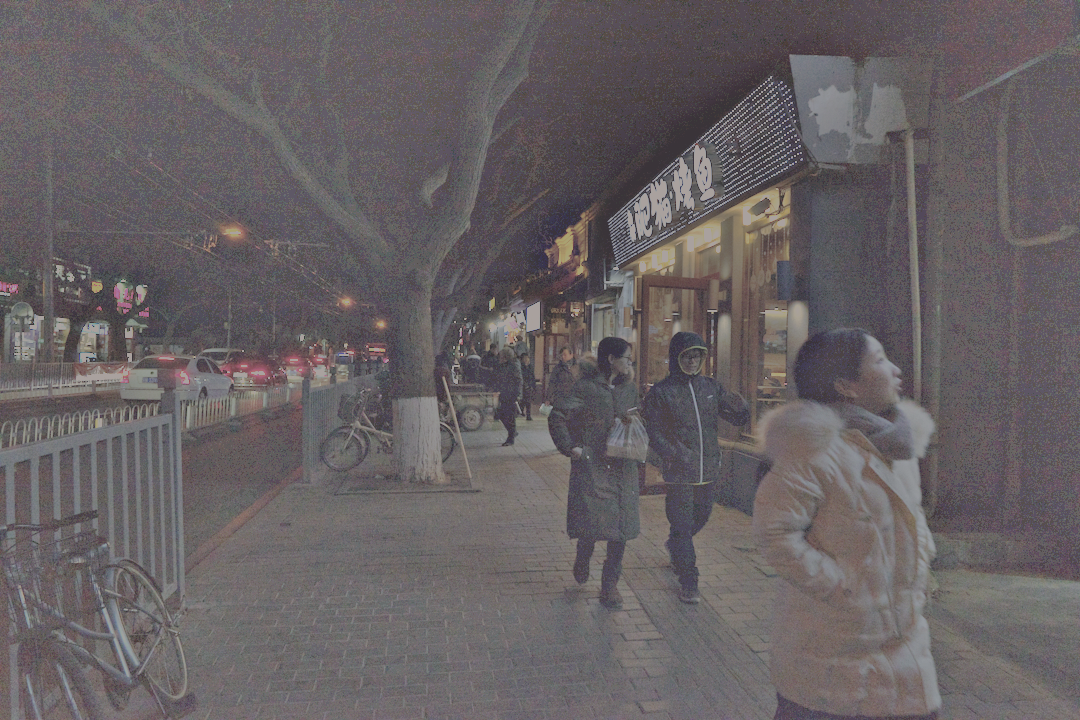
#> input picture Non_deep_learning_methods/MSRCR/MSRCR_retinex.png, 1080 x 720 px, given as the content of the folder ../../../dataset/LOLv1/low/, which was not available
$ python run.py
#> lines starting #> are read from the running program, lines starting #| are printed output that depends on the picture; pictures that were not available may be replaced by others from this repository, and a replacement may not be noted
### Non_deep_learning_methods/MSRCR/retinex.py
import numpy as np
import cv2

def singleScaleRetinex(img, sigma):

    retinex = np.log10(img) - np.log10(cv2.GaussianBlur(img, (0, 0), sigma))

    return retinex

def multiScaleRetinex(img, sigma_list):

    retinex = np.zeros_like(img)
    for sigma in sigma_list:
        retinex += singleScaleRetinex(img, sigma)

    retinex = retinex / len(sigma_list)

    return retinex

def colorRestoration(img, alpha, beta):

    img_sum = np.sum(img, axis=2, keepdims=True)

    color_restoration = beta * (np.log10(alpha * img) - np.log10(img_sum))

    return color_restoration

def simplestColorBalance(img, low_clip, high_clip):

    total = img.shape[0] * img.shape[1]
    for i in range(img.shape[2]):
        unique, counts = np.unique(img[:, :, i], return_counts=True)
        current = 0
        for u, c in zip(unique, counts):
            if float(current) / total < low_clip:
                low_val = u
            if float(current) / total < high_clip:
                high_val = u
            current += c

        img[:, :, i] = np.maximum(np.minimum(img[:, :, i], high_val), low_val)

    return img

def MSRCR(img, sigma_list, G, b, alpha, beta, low_clip, high_clip):

    img = np.float64(img) + 1.0

    img_retinex = multiScaleRetinex(img, sigma_list)

    img_color = colorRestoration(img, alpha, beta)
    img_msrcr = G * (img_retinex * img_color + b)

    for i in range(img_msrcr.shape[2]):
        img_msrcr[:, :, i] = (img_msrcr[:, :, i] - np.min(img_msrcr[:, :, i])) / \
                             (np.max(img_msrcr[:, :, i]) - np.min(img_msrcr[:, :, i])) * \
                             255

    img_msrcr = np.uint8(np.minimum(np.maximum(img_msrcr, 0), 255))
    img_msrcr = simplestColorBalance(img_msrcr, low_clip, high_clip)

    return img_msrcr

# [62 lines left out: functions automatedMSRCR, MSRCP, not called in this run]

### Non_deep_learning_methods/MSRCR/run.py
import os
import cv2
import retinex
from multiprocessing import Pool

config = {
            "sigma_list": [15, 80, 200],##多尺度高斯模糊sigma值
            "G" : 5.0,                  ##增益
            "b" : 25.0,                 ##偏差
            "alpha": 125.0,
            "beta" : 46.0,
            "low_clip"  : 0.01,
            "high_clip" : 0.99
        }

def MSRCR_Fun(param):
    data_path, dst_path = param

    img       = cv2.imread(data_path)
    img_msrcr = retinex.MSRCR(img,config['sigma_list'],config['G'],config['b'],config['alpha'],config['beta'],config['low_clip'],config['high_clip'])
    cv2.imwrite(dst_path,img_msrcr);

    # [5 lines of commented-out code are left out]

def MSRCR_pool(fps, dfps):
    pool = Pool(16)
    pool.map(MSRCR_Fun, zip(fps, dfps))
    pool.close()
    pool.join()

if __name__ == '__main__':

    data_dir = '../../../dataset/LOLv1/low/'
    dst_dir  = '../../../output/Non_deep_learning_methods_output/MSRCR/'

    files = os.listdir(data_dir)

    source_paths = []
    dst_paths    = []
    for file in files:
        source_paths.append(data_dir + file)
        dst_paths.append(dst_dir + file)

    MSRCR_pool(source_paths, dst_paths)
#> in MSRCR_Fun, img is the input picture: shape (720, 1080, 3); mean B, G, R 99.4, 97, 103
#> the loop in multiScaleRetinex, `for sigma in sigma_list:` made 3 passes
#> pass 1, in singleScaleRetinex, `retinex = np.log10(img) - np.log10(cv2.GaussianBlur(img, (0, 0), sigma))`:
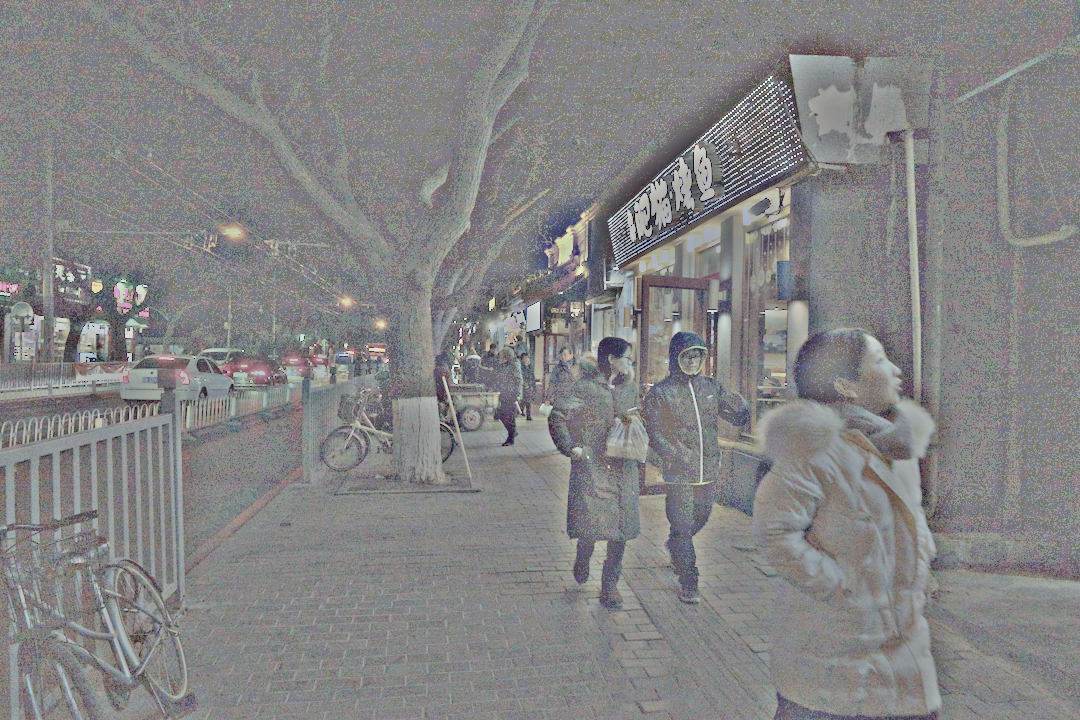
#> retinex: shape (720, 1080, 3) float64; mean of channels 0, 1, 2 -0.00448, -0.00574, -0.00464; drawn with min black and max white
#> pass 2, in singleScaleRetinex (call 2), `retinex = np.log10(img) - np.log10(cv2.GaussianBlur(img, (0, 0), sigma))`:
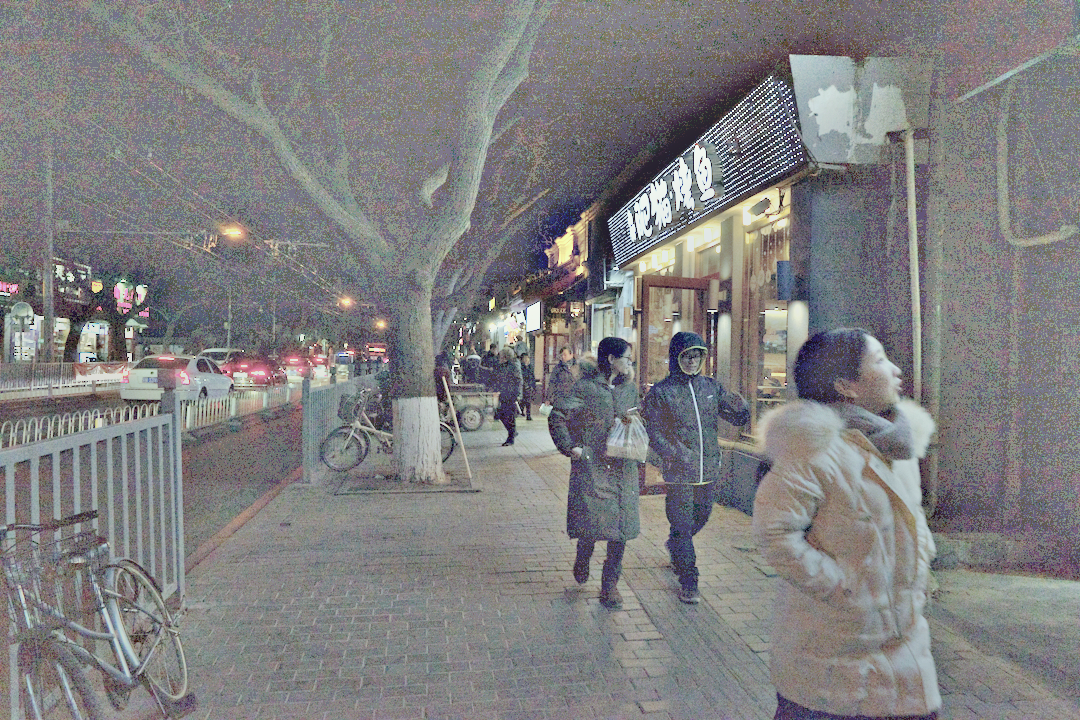
#> retinex: shape (720, 1080, 3) float64; mean of channels 0, 1, 2 -0.00581, -0.00773, -0.00635; drawn with min black and max white
#> pass 2, in multiScaleRetinex, `retinex += singleScaleRetinex(img, sigma)`:
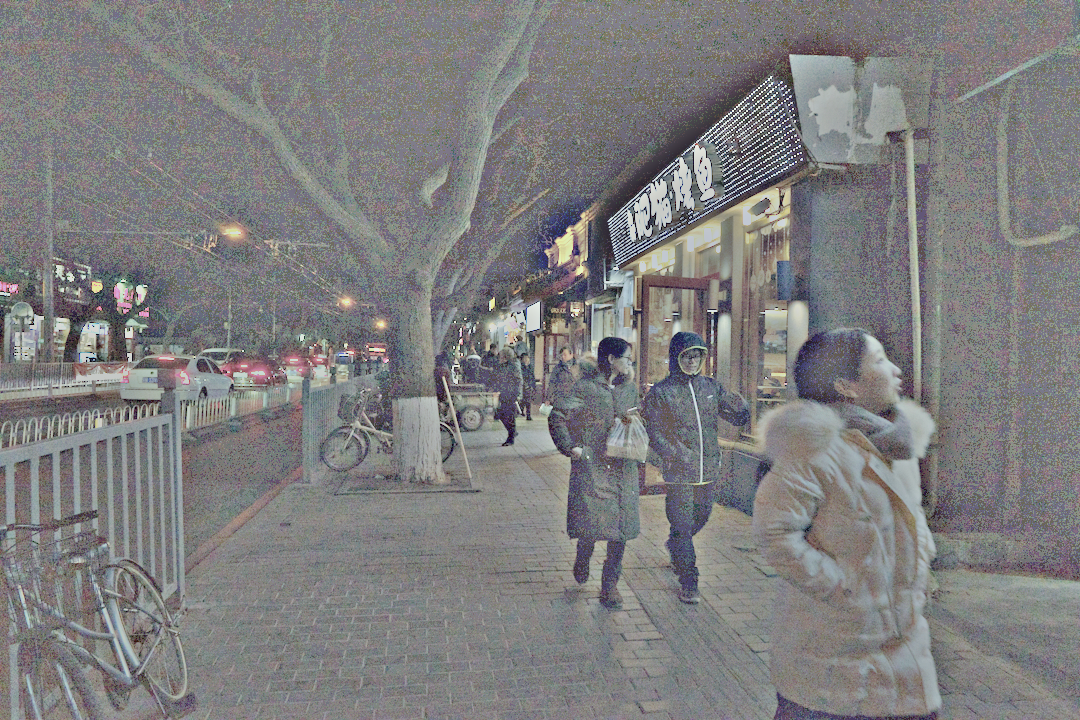
#> retinex: shape (720, 1080, 3) float64; mean of channels 0, 1, 2 -0.0103, -0.0135, -0.011; drawn with min black and max white
#> in colorRestoration, `img_sum = np.sum(img, axis=2, keepdims=True)`:
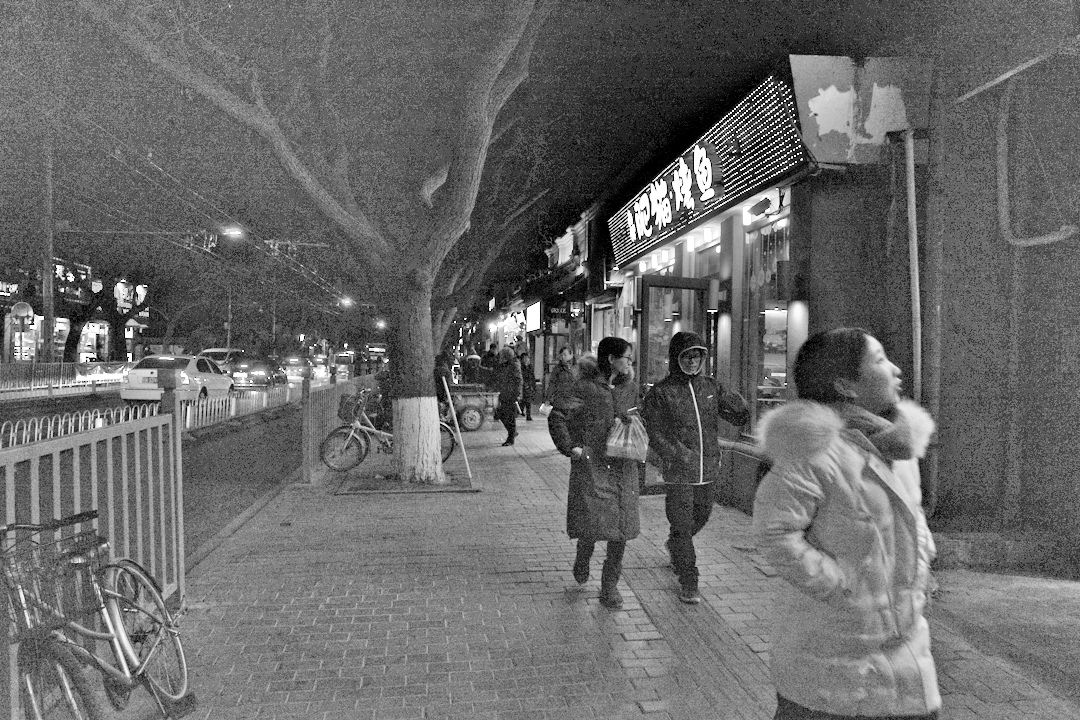
#> img_sum: shape (720, 1080, 1) float64; min 170, max 491, mean 302.4; drawn with min black and max white
#> in colorRestoration, `color_restoration = beta * (np.log10(alpha * img) - np.log10(img_sum))`:
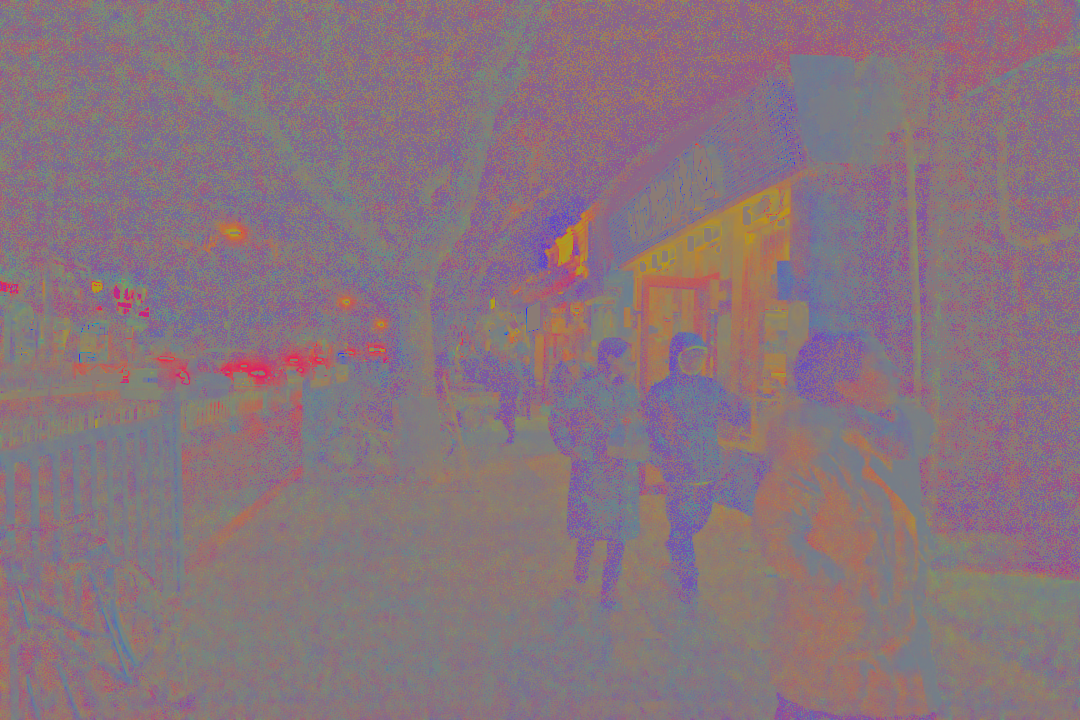
#> color_restoration: shape (720, 1080, 3) float64; mean of channels 0, 1, 2 74.4, 73.9, 75.1; drawn with min black and max white
